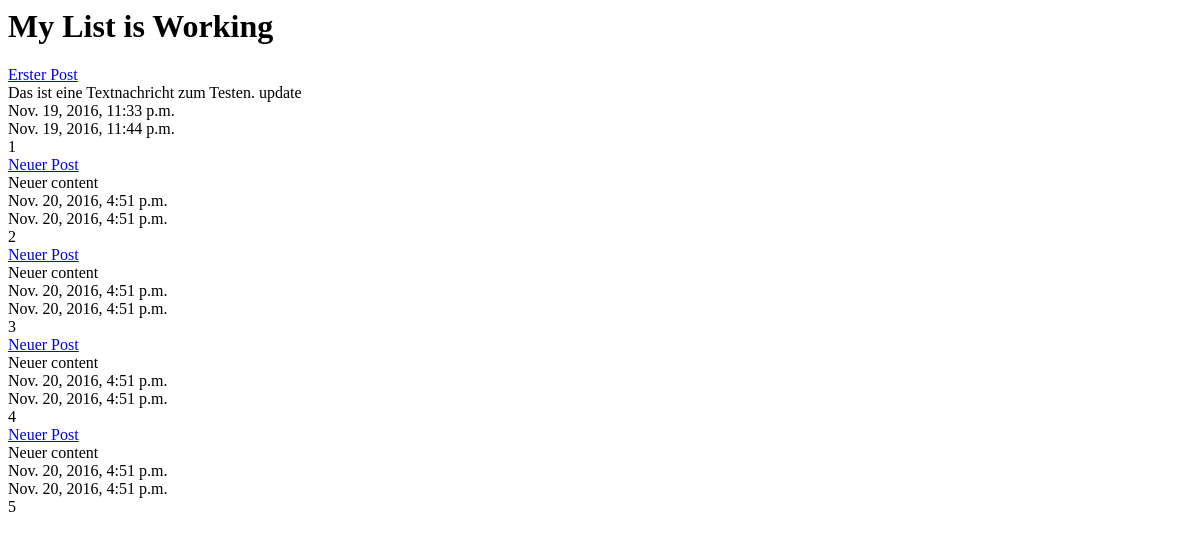
/posts/list/ (signed in), run on an earlier commit of the app's database.
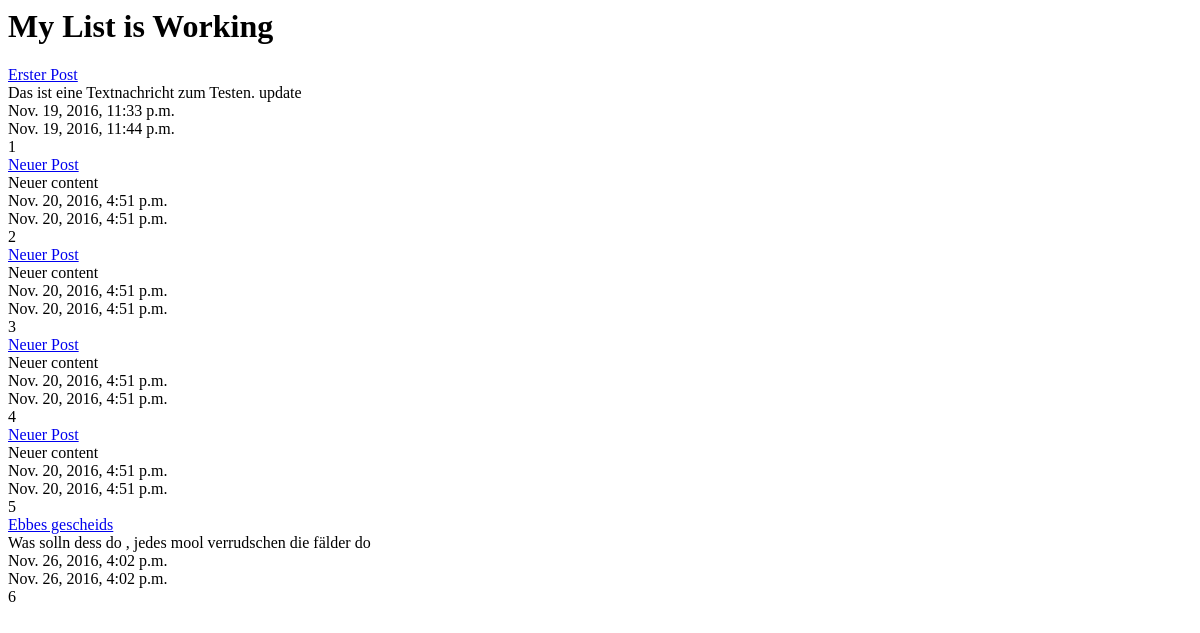
And on a later commit of the database.
### posts/models.py (models this page shows, shortened)
class Post(models.Model):
    title  = models.CharField(max_length = 120) #max length 120
    content = models.TextField()
    update = models.DateTimeField(auto_now = True ,auto_now_add =False)
    timestamp = models.DateTimeField(auto_now = False, auto_now_add =True)
    def get_absolute_url(self):
        return reverse("posts:detail", kwargs={"id": self.id})

### posts/views.py (the view)
def post_list(request):
    queryset = Post.objects.all()
    if request.user.is_authenticated():
        context_data = {
            "title": "My List",
            "object_list" : queryset
        }
    else:
        context_data = {
            "title": "List"
        }
    return render(request, "index.html", context_data)

### templates/index.html
<html>
<body>
<h1>{{title}} is Working</h1>
{%for obj in object_list %}
<a href='{{ obj.get_absolute_url }}'>{{obj.title}}</a><br/>
{{obj.content}}<br/>
{{obj.timestamp}}<br/>
{{obj.update}}<br/>
{{obj.id}}<br/>
{% endfor %}
</body>
</html>

What changed in the data, as far as the page shows it:
added Post: title "Ebbes gescheids", content "Was solln dess do , jedes mool verrudschen die fälder do", timestamp "Nov. 26, 2016, 4:02 p.m.", update "Nov. 26, 2016, 4:02 p.m.", id "6"
